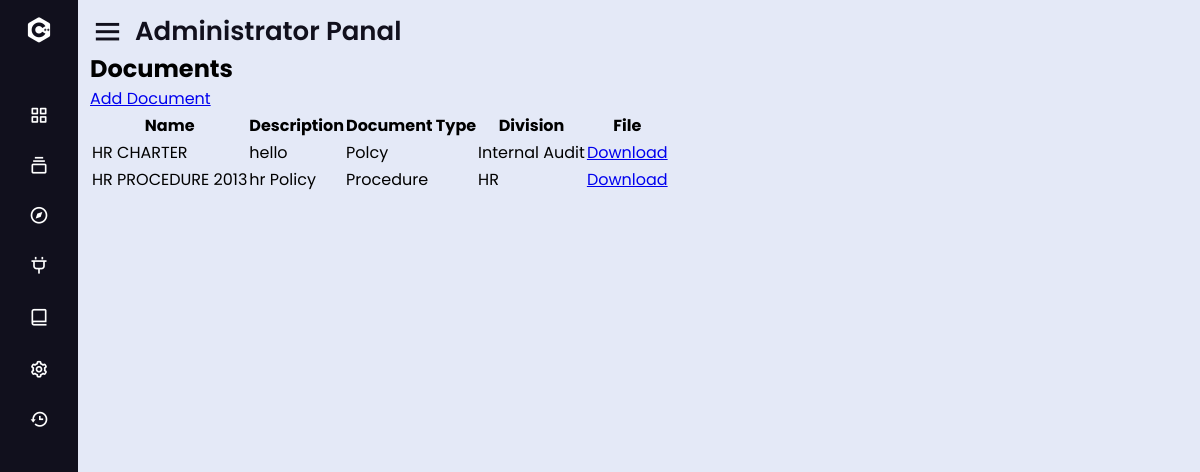
The page /view_div_doc on the database its author committed.
### tables this page shows
CREATE TABLE document (
    id INTEGER PRIMARY KEY AUTOINCREMENT,
    name TEXT NOT NULL,
    file_path TEXT  NOT NULL,
    description TEXT NOT NULL,
    docType_id INTEGER NOT NULL,
    FOREIGN KEY (docType_id) REFERENCES docType (id)

);

CREATE TABLE docType(
    id INTEGER PRIMARY KEY AUTOINCREMENT,
    name TEXT NOT NULL UNIQUE,
    description TEXT NOT NULL
);

CREATE TABLE division (
    id INTEGER PRIMARY KEY AUTOINCREMENT,
    name TEXT NOT NULL UNIQUE,
    description TEXT 
);

### lib/post.py (the view)
@bp.route('/view_div_doc')
def view_div_doc():
    db = get_db()
    documents = db.execute(
        'SELECT d.id, d.name, d.file_path, d.description, dt.name AS docType_name, dv.name AS division_name'
        ' FROM document d'
        ' JOIN docType dt ON d.docType_id = dt.id'
        ' JOIN division_document dd ON d.id = dd.document_id'
        ' JOIN division dv ON dd.division_id = dv.id'
        ' ORDER BY d.name'
    ).fetchall()
    return render_template('admin/view_div_doc.html', documents=documents)

### lib/auth.py (called while the page is built)
@bp.before_app_request
def load_logged_in_user():
    user_id = session.get('user_id')
    if user_id is None:
        g.user = None
    else:
        g.user = get_db().execute(
            'SELECT * FROM user WHERE id = ?', (user_id,)
        ).fetchone()

### lib/db.py (called while the page is built)
def get_db():
    if 'db' not in g:
        g.db = sqlite3.connect(
            current_app.config['DATABASE'],
            detect_types=sqlite3.PARSE_DECLTYPES
        )
        g.db.row_factory = sqlite3.Row
    return g.db

### lib/templates/admin/view_div_doc.html
{% extends 'admin/layout.html' %}
{% block content %}
  <h1>Documents</h1>
  <a href="{{ url_for('post.add_div_file') }}">Add Document</a>
  <table>
    <thead>
      <tr>
        <th>Name</th>
        <th>Description</th>
        <th>Document Type</th>
        <th>Division</th>
        <th>File</th>
      </tr>
    </thead>
    <tbody>
      {% for document in documents %}
        <tr>
          <td>{{ document.name }}</td>
          <td>{{ document.description }}</td>
          <td>{{ document.docType_name }}</td>
          <td>{{ document.division_name }}</td>
          <td><a href="{{ url_for('post.download_file', filename=document.file_path) }}" target="_blank">Download</a></td>
        </tr>
      {% endfor %}
    </tbody>
  </table>
{% endblock %}

### rows shown on the page
document: name "HR CHARTER", description "hello", docType_name "Polcy", division_name "Internal Audit"
document: name "HR PROCEDURE 2013", description "hr Policy", docType_name "Procedure", division_name "HR"
